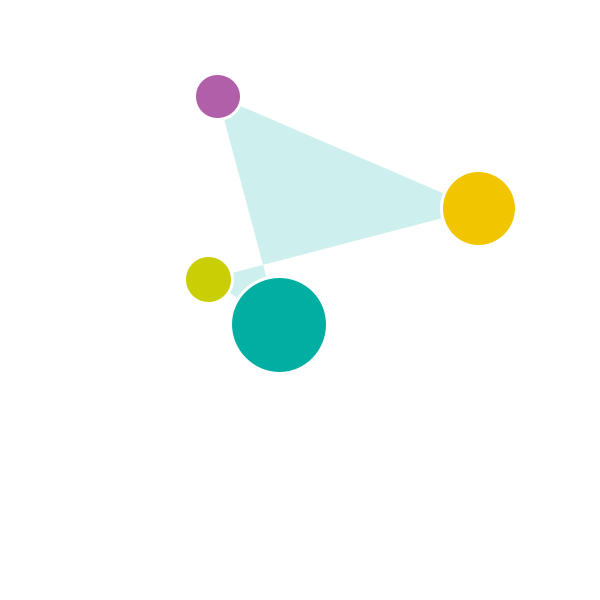
Frame 1 (no input)
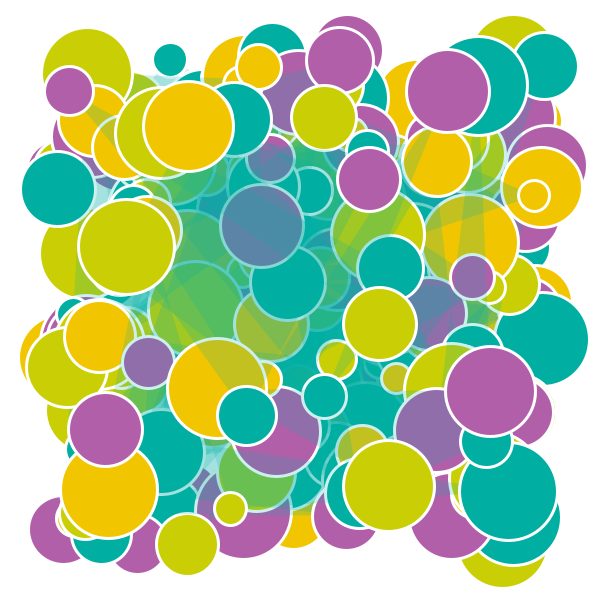
Frame 60 (the mouse pressed at the canvas centre just before this capture)
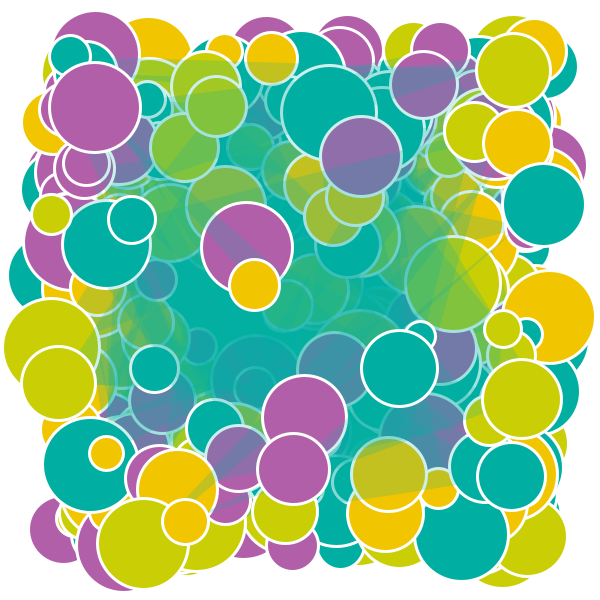
Frame 120 (the mouse held since frame 60 and released just before this capture)

The Processing sketch that drew these frames (run headless with seeded random() and noise(); from frame 60 on, the mouse is pressed at the canvas centre):

// Processing sketch: processing_119017
// ── processing_119017.pde

void setup() {
 size(600,600);
 background(255);  
  smooth();
  noLoop();
  frameRate(14);
}
 void draw (){
 //background(255); 

  loop();
 
  
 //raggi palle
    float r = random(30,100);
    float p = random(30,100);
    float q = random(30,100);
    float s = random(30,100);

//coordinate palle
      float a= random(50, 550); 
      float b= random(50, 550);
      float c= random(50, 550);
      float d= random(50, 550);
      float e= random(50, 550);
      float f= random(50, 550);
      
//linee
strokeWeight(0);
noStroke();



 fill(0, 175, 162, 50); 
beginShape();
vertex(a,b);
vertex(b,c);
vertex(c,d);
vertex (e,f);
endShape(CLOSE);




//sistem
stroke(255);
strokeWeight(3);

 fill(241,198, 0); //arancio
    ellipse( a, b, r, r);
 fill(201, 206, 5); //verdino
     ellipse( b,c, p,p);
 fill(0, 175, 162); //azzurro
     ellipse( c, d,q,q);
 fill(178, 95, 170); //viola
     ellipse( e, f,s,s);   
}




//void keyTyped() {
  
  //if (key==' '){background (255);}
  
  //loop();
//redraw ();

//}
